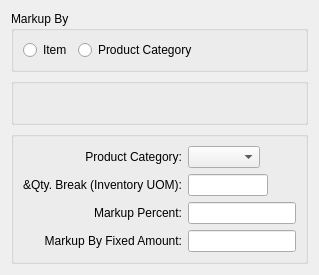
     <widget class="QWidget" name="_markupPage">
      <layout class="QGridLayout" name="gridLayout_7">
       <item row="0" column="0">
        <widget class="QGroupBox" name="_markupBy">
         <property name="title">
          <string>Markup By</string>
         </property>
         <layout class="QGridLayout" name="gridLayout_5">
          <item row="0" column="0">
           <layout class="QHBoxLayout" name="horizontalLayout_3">
            <item>
             <widget class="QRadioButton" name="_markupbyItem">
              <property name="text">
               <string>Item</string>
              </property>
             </widget>
            </item>
            <item>
             <widget class="QRadioButton" name="_markupbyprodcat">
              <property name="text">
               <string>Product Category</string>
              </property>
             </widget>
            </item>
            <item>
             <spacer name="horizontalSpacer_4">
              <property name="orientation">
               <enum>Qt::Horizontal</enum>
              </property>
              <property name="sizeHint" stdset="0">
               <size>
                <width>0</width>
                <height>20</height>
               </size>
              </property>
             </spacer>
            </item>
           </layout>
          </item>
         </layout>
        </widget>
       </item>
       <item row="1" column="0">
        <widget class="QGroupBox" name="_markupItemGroup">
         <property name="title">
          <string/>
         </property>
         <layout class="QGridLayout" name="gridLayout_6">
          <item row="0" column="0">
           <widget class="ItemCluster" name="_markupitem"/>
          </item>
          <item row="0" column="1">
           <spacer name="horizontalSpacer_5">
            <property name="orientation">
             <enum>Qt::Horizontal</enum>
            </property>
            <property name="sizeHint" stdset="0">
             <size>
              <width>0</width>
              <height>20</height>
             </size>
            </property>
           </spacer>
          </item>
         </layout>
        </widget>
       </item>
       <item row="2" column="0">
        <widget class="QGroupBox" name="_markupProdCatGroup">
         <property name="title">
          <string/>
         </property>
         <layout class="QGridLayout" name="_2">
          <item row="0" column="0">
           <widget class="XLabel" name="_markupProdcatLit">
            <property name="text">
             <string>Product Category:</string>
            </property>
            <property name="alignment">
             <set>Qt::AlignRight|Qt::AlignTrailing|Qt::AlignVCenter</set>
            </property>
           </widget>
          </item>
          <item row="0" column="1">
           <layout class="QHBoxLayout" name="_3">
            <item>
             <widget class="XComboBox" name="_markupProdcat">
              <property name="type">
               <enum>XComboBox::ProductCategories</enum>
              </property>
             </widget>
            </item>
            <item>
             <spacer>
              <property name="orientation">
               <enum>Qt::Horizontal</enum>
              </property>
              <property name="sizeType">
               <enum>QSizePolicy::Expanding</enum>
              </property>
              <property name="sizeHint" stdset="0">
               <size>
                <width>0</width>
                <height>0</height>
               </size>
              </property>
             </spacer>
            </item>
           </layout>
          </item>
          <item row="1" column="0">
           <widget class="XLabel" name="_markupQtyBreakCatLit">
            <property name="text">
             <string>&amp;Qty. Break (Inventory UOM):</string>
            </property>
            <property name="alignment">
             <set>Qt::AlignRight|Qt::AlignTrailing|Qt::AlignVCenter</set>
            </property>
            <property name="buddy">
             <cstring>_qtyBreakCat</cstring>
            </property>
           </widget>
          </item>
          <item row="1" column="1">
           <layout class="QHBoxLayout" name="_4">
            <item>
             <widget class="XLineEdit" name="_markupQtyBreakCat">
              <property name="sizePolicy">
               <sizepolicy hsizetype="Preferred" vsizetype="Fixed">
                <horstretch>0</horstretch>
                <verstretch>0</verstretch>
               </sizepolicy>
              </property>
              <property name="maximumSize">
               <size>
                <width>80</width>
                <height>32767</height>
               </size>
              </property>
              <property name="alignment">
               <set>Qt::AlignRight</set>
              </property>
             </widget>
            </item>
            <item>
             <spacer>
              <property name="orientation">
               <enum>Qt::Horizontal</enum>
              </property>
              <property name="sizeType">
               <enum>QSizePolicy::Expanding</enum>
              </property>
              <property name="sizeHint" stdset="0">
               <size>
                <width>0</width>
                <height>16</height>
               </size>
              </property>
             </spacer>
            </item>
           </layout>
          </item>
          <item row="2" column="0">
           <widget class="XLabel" name="_markupLit">
            <property name="text">
             <string>Markup Percent:</string>
            </property>
            <property name="alignment">
             <set>Qt::AlignRight|Qt::AlignTrailing|Qt::AlignVCenter</set>
            </property>
            <property name="buddy">
             <cstring>_price</cstring>
            </property>
           </widget>
          </item>
          <item row="2" column="1">
           <layout class="QHBoxLayout" name="_5">
            <item>
             <widget class="XLineEdit" name="_markup">
              <property name="sizePolicy">
               <sizepolicy hsizetype="Preferred" vsizetype="Fixed">
                <horstretch>0</horstretch>
                <verstretch>0</verstretch>
               </sizepolicy>
              </property>
              <property name="alignment">
               <set>Qt::AlignRight</set>
              </property>
             </widget>
            </item>
            <item>
             <spacer>
              <property name="orientation">
               <enum>Qt::Horizontal</enum>
              </property>
              <property name="sizeHint" stdset="0">
               <size>
                <width>0</width>
                <height>20</height>
               </size>
              </property>
             </spacer>
            </item>
           </layout>
          </item>
          <item row="3" column="0">
           <widget class="QLabel" name="_fixedAmtMarkupLit">
            <property name="text">
             <string>Markup By Fixed Amount:</string>
            </property>
            <property name="alignment">
             <set>Qt::AlignRight|Qt::AlignTrailing|Qt::AlignVCenter</set>
            </property>
           </widget>
          </item>
          <item row="3" column="1">
           <layout class="QHBoxLayout" name="horizontalLayout_4">
            <item>
             <widget class="XLineEdit" name="_fixedAmtMarkup">
              <property name="alignment">
               <set>Qt::AlignRight|Qt::AlignTrailing|Qt::AlignVCenter</set>
              </property>
             </widget>
            </item>
            <item>
             <spacer name="horizontalSpacer_6">
              <property name="orientation">
               <enum>Qt::Horizontal</enum>
              </property>
              <property name="sizeHint" stdset="0">
               <size>
                <width>0</width>
                <height>20</height>
               </size>
              </property>
             </spacer>
            </item>
           </layout>
          </item>
          <item row="4" column="1">
           <spacer>
            <property name="orientation">
             <enum>Qt::Vertical</enum>
            </property>
            <property name="sizeType">
             <enum>QSizePolicy::Expanding</enum>
            </property>
            <property name="sizeHint" stdset="0">
             <size>
              <width>20</width>
              <height>0</height>
             </size>
            </property>
           </spacer>
          </item>
         </layout>
        </widget>
       </item>
      </layout>
     </widget>
